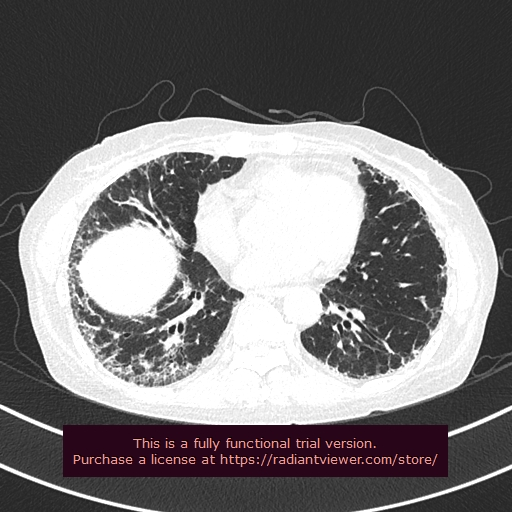
#> input picture test/reticular/1000001.jpg, 512 x 512 px
$ jupyter execute '超像素分割.ipynb'
#> lines starting #> are read from the running program, lines starting #| are printed output that depends on the picture
[cell 1]
import argparse
from skimage import io
import matplotlib.pyplot as plt
from skimage.segmentation import slic
from skimage.util import img_as_float
from skimage.segmentation import mark_boundaries

[cell 2]
image = img_as_float(io.imread('test/reticular/1000001.jpg'))

segments = slic(image, n_segments=500, sigma=5)
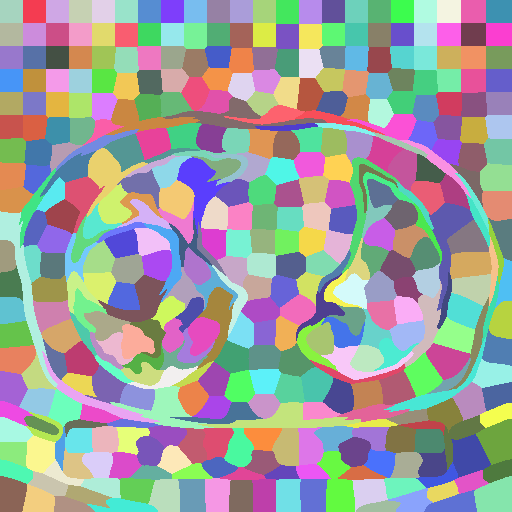
#> segments: shape (512, 512) int64; 418 distinct labels, from 1 to 418; one colour per label, 0 black
fig = plt.figure("Superpixels -- %d segments" % (400))
plt.subplot(131)
plt.title('image')
plt.imshow(image)
plt.subplot(132)
plt.title('segments')
plt.imshow(segments)
plt.subplot(133)
plt.title('image and segments')
plt.imshow(mark_boundaries(image, segments))
plt.show()
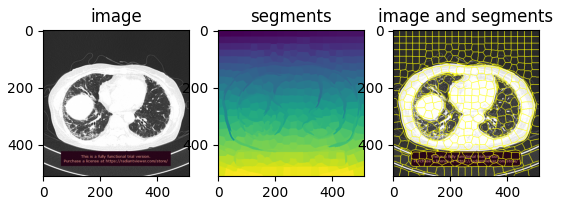
#> figure drawn by matplotlib, 3 panels

[cell 3]
plt.imshow(mark_boundaries(image, segments))
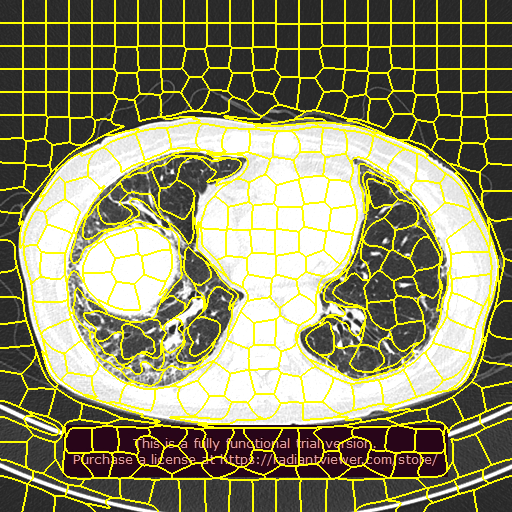
#> shown: shape (512, 512, 3) float64; mean R, G, B 0.557, 0.547, 0.388
